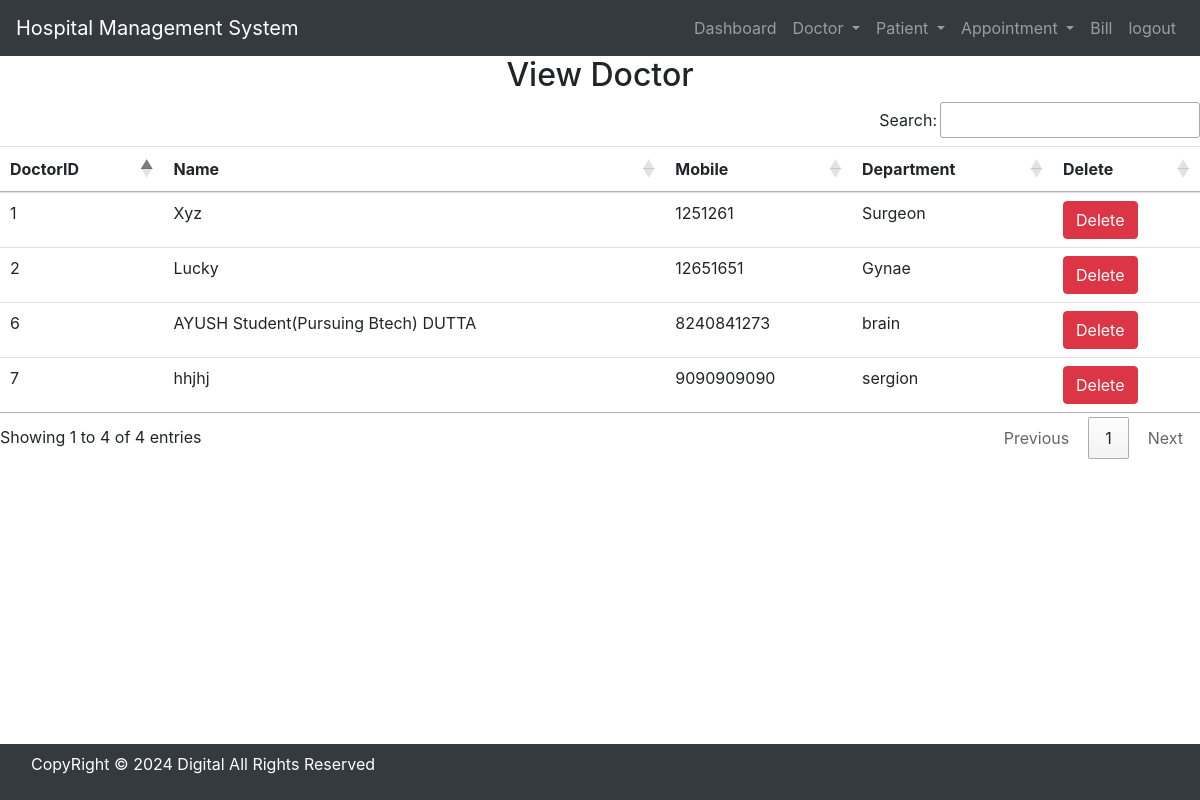
Before: /view_doctor/ (signed in) with the older database file.
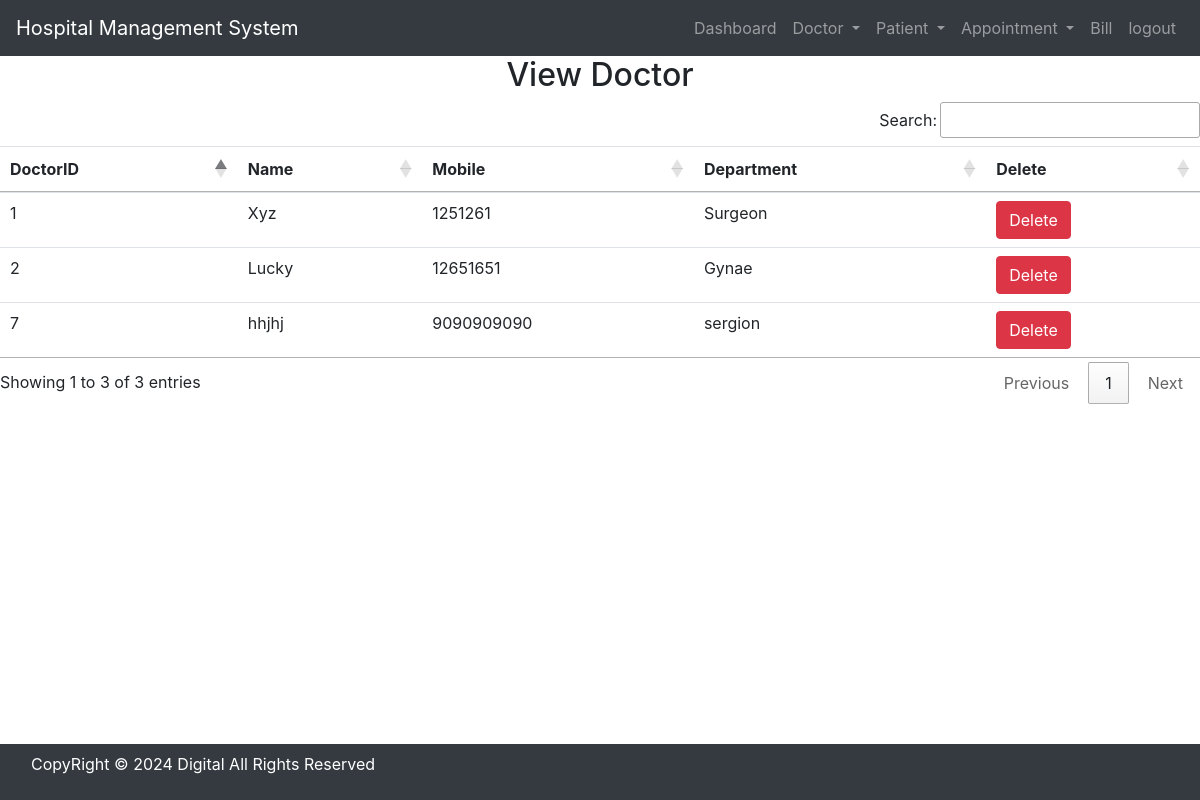
After: the same page with the newer database file.
### hospital/models.py (models this page shows, shortened)
class Doctor(models.Model):
    Name = models.CharField(max_length=50)
    mobile = models.IntegerField()
    department =models.CharField(max_length=50)

### hospital/views.py (the view)
# urls.py: path('view_doctor/', View_Doctor , name='view_doctor'),
def View_Doctor(request):
    if not request.user.is_staff:
        return redirect('login')
    doc = Doctor.objects.all()
    d = {'doc': doc}
    return render(request, 'view_doctor.html' , d)

### hospital/templates/view_doctor.html
{%include 'base.html'%}
{% load static %}
{%include 'navigation.html'%}
<div>
    <h2 class="text-center">View Doctor</h2>
    <table id="example" class="table table-hover">
        <thead>
            <tr>
                <th>DoctorID</th>
                <th>Name</th>
                <th>Mobile</th>
                <th>Department</th>
                <th>Delete</th>
            </tr>
        </thead>
        <tbody>
            {% for i in doc %}
            <tr>
                <td>{{i.id}}</td>
                <td>{{i.Name}}</td>
                <td>{{i.mobile}}</td>
                <td>{{i.department}}</td>
                <td><a href="{%url 'delete_doctor' i.id %}"
                    onclick="return confirm('Are you sure you want to delete?')" class="btn btn-danger" >Delete</a></td>
            </tr>
            {% endfor %}
        </tbody>
    </table>
</div>
{%include 'footer.html'%}

Changed rows visible on the page:
removed Doctor: id "6", Name "AYUSH Student(Pursuing Btech) DUTTA", mobile "8240841273", department "brain"
Other visible differences:
text written by a page script: "Search: Showing 1 to 4 of 4 entries Previous 1 Next" → "Search: Showing 1 to 3 of 3 entries Previous 1 Next"
